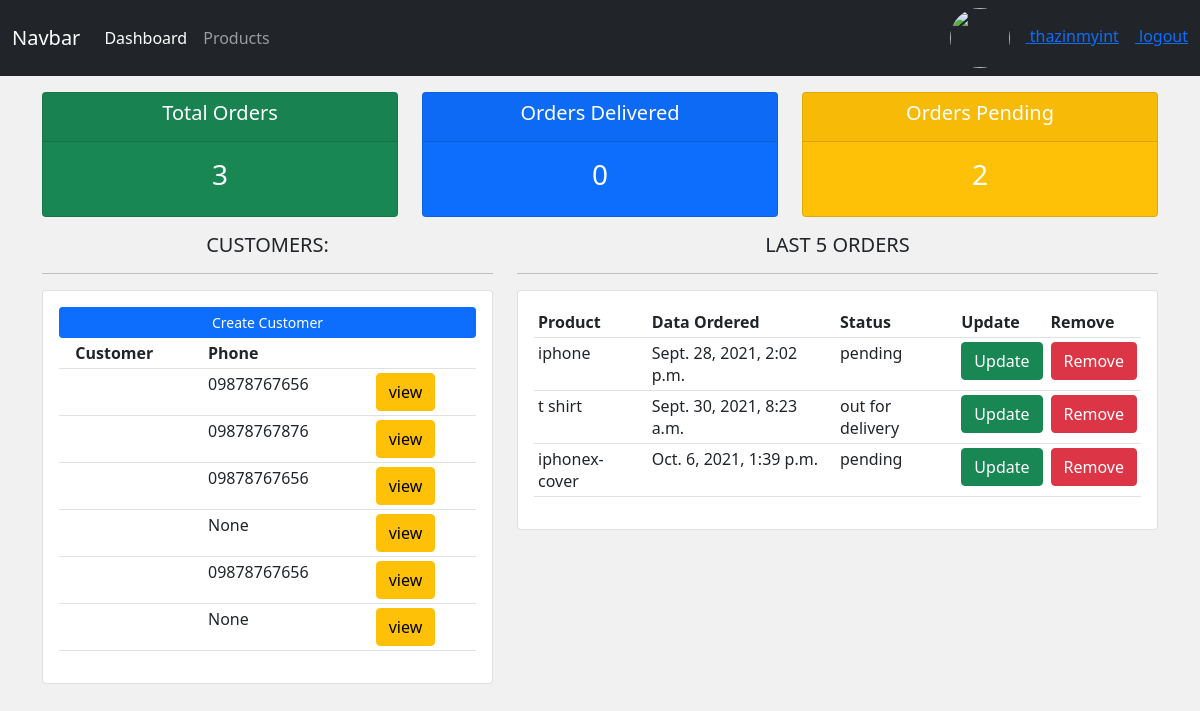
The app's page / (signed in), older data.
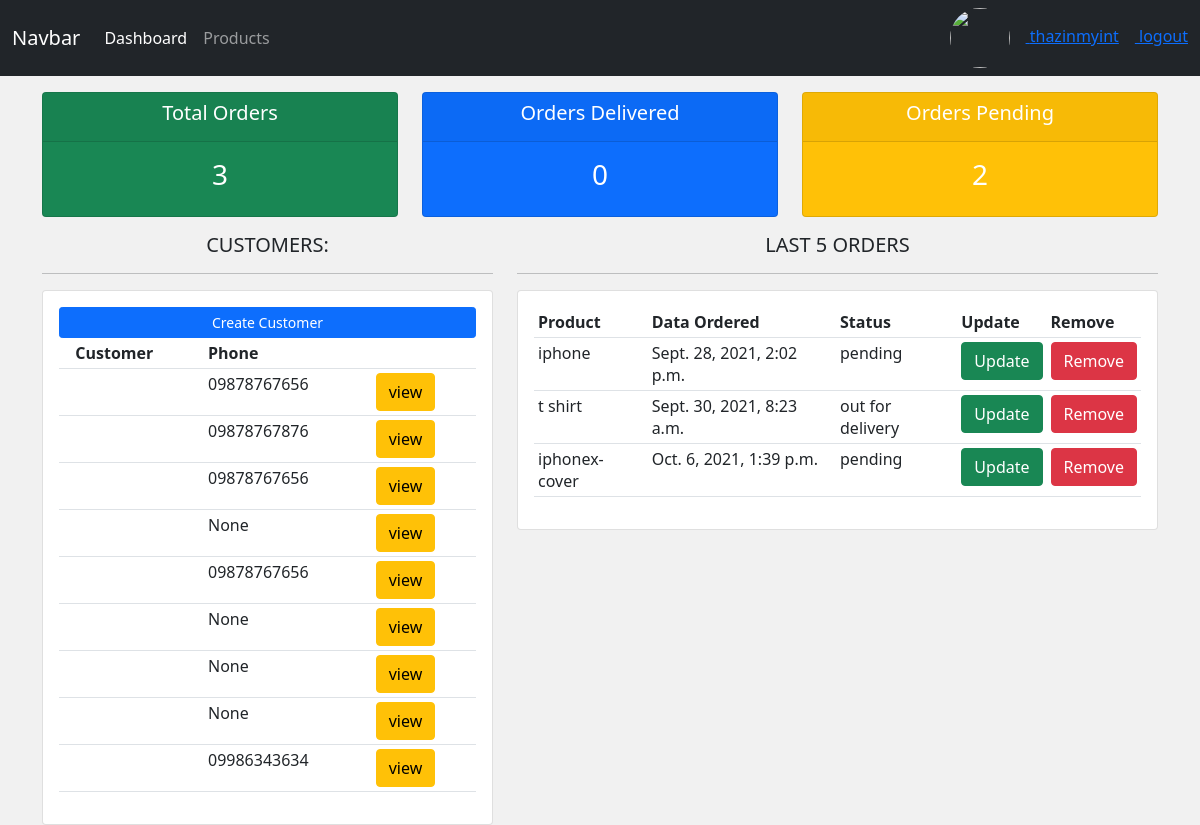
The same page, newer data.
### accounts/models.py (models this page shows, shortened)
class Customer(models.Model):
    user=models.OneToOneField(User,on_delete=models.CASCADE,null=True)
    profile_pic=models.ImageField(null=True,blank=True,upload_to='static/profiles',
    default="static/profiles/default.png")
    email=models.CharField(max_length=200,null=True)
    phone=models.CharField(max_length=200,null=True)
    created_at=models.DateTimeField(auto_now_add=True)

class Order(models.Model):
    status=(
        ('pending','Pending'),
        ('out for delivery','Out For Delivery'),
        ('delivered','Delivered')
    )
    customer=models.ForeignKey(Customer,null=True,on_delete=models.SET_NULL)
    product=models.ForeignKey(Product,null=True,on_delete=models.SET_NULL)
    created_at=models.DateTimeField(auto_now_add=True)
    status=models.CharField(max_length=200,null=True,choices=status)

class Product(models.Model):
    category=(
        ('indoor','In Door'),
        ('outdoor','Out Door')
    )
    name=models.CharField(max_length=200,null=True)
    price=models.FloatField(null=True)
    category=models.CharField(max_length=200,null=True,choices=category)
    description=models.CharField(max_length=200,null=True,blank=True)
    created_at=models.DateTimeField(auto_now_add=True)
    tags=models.ManyToManyField(Tag)

### accounts/decorators.py (the view)
    def wrapper(request):
        if request.user.groups.first().name=='admin':
            return view_fun(request)
        if request.user.groups.first().name=='customer':
            return redirect('/customer_profile')

### accounts/views.py (called while the page is built)
@login_required(login_url='/login')
@admin_only
def dashboard(request):
    customers=Customer.objects.all()
    orders=Order.objects.all()
    total=orders.count()
    delivered=Order.objects.filter(status='delivered').count()
    pending=Order.objects.filter(status='pending').count()
    return render(request,'accounts/dashboard.html',{
        'customers':customers,
        'orders':orders,
        'total':total,
        'delivered':delivered,
        'pending':pending
    })

### accounts/templates/accounts/dashboard.html
{% extends 'accounts/master.html' %}
{% block content %}
<div class="row">
    <div class="col">
        <div class="col-md">
            <div class="card text-center text-white mb-3 bg-success">
                <div class="card-header">
                    <h5 class="card-title">Total Orders</h5>
                </div>
                <div class="card-body">
                    <h3 class="card-title">{{total}}</h3>
                </div>
            </div>
        </div>
    </div>
    <div class="col">
        <div class="col-md">
            <div class="card text-center text-white mb-3 bg-primary">
                <div class="card-header">
                    <h5 class="card-title">Orders Delivered</h5>
                </div>
                <div class="card-body">
                    <h3 class="card-title">{{delivered}}</h3>
                </div>
            </div>
        </div>
    </div>
    <div class="col">
        <div class="col-md">
            <div class="card text-center text-white mb-3 bg-warning">
                <div class="card-header">
                    <h5 class="card-title">Orders Pending</h5>
                </div>
                <div class="card-body">
                    <h3 class="card-title">{{pending}}</h3>
                </div>
            </div>
        </div>
    </div>
</div>
<div class="row">
    <div class="col-md-5">
        <h5 class="text-center">CUSTOMERS: </h5>
        <hr>
        <div class="card card-body">
            <a class="btn btn-primary btn-sm btn-block" href="#">
            Create Customer</a>
            <table class="table table-sm">
                <tr>
                    <th></th>
                    <th>Customer</th>
                    <th>Phone</th>
                    <th></th>
                </tr>
                {% for customer in customers %}
                    <tr>
                        <td></td>
                        <td>{{customer.name}}</td>
                        <td>{{customer.phone}}</td>
                        <td><a href="{% url 'customers.show' customer.id %}"class="btn btn-warning">
                        view</a></td>
                    </tr>
                {% endfor %}
            </table>
        </div>
    </div>
    <div class="col-md-7">
        <h5 class="text-center">LAST 5 ORDERS</h5>
        <hr>
        <div class="card card-body">
            <table class="table table-sm">
                <tr>
                    <th>Product</th>
                    <th>Data Ordered</th>
                    <th>Status</th>
                    <th>Update</th>
                    <th>Remove</th>
                </tr>
               {% for order in orders %}
                <tr>
                    <td>{{order.product.name}}</td>
                    <td>{{order.created_at}}</td>
                    <td>{{order.status}}</td>
                    <td><a href="{% url 'order.update' order.id %}" class="btn btn-success">
                    Update</a></td>
                    <td><a href="{% url 'order.delete' order.id %}" class="btn btn-danger">
                    Remove</a></td>
                </tr>
               {% endfor %}
            </table>
        </div>
    </div>
</div>
{% endblock content %}

Row changes from the older to the newer data that the page shows:
added Customer: phone "None"
added Customer: phone "None"
added Customer: phone "09986343634"
